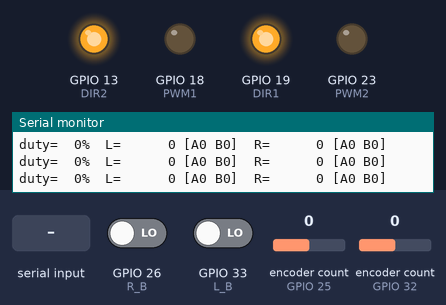
The sketch below on a simulated ESP32. Parts: output pins drawn as LEDs (lit = HIGH), the last lines printed to the serial monitor. Inputs (shaded band) come from the test bench; at power-on: GPIO 26 (R_B) LOW, GPIO 33 (L_B) LOW, encoder count (sensors on GPIO 25, GPIO 32) 0.

Above: at 1.5 s.
1.6 s: "f90\n" received over Serial
At 2.9 s:
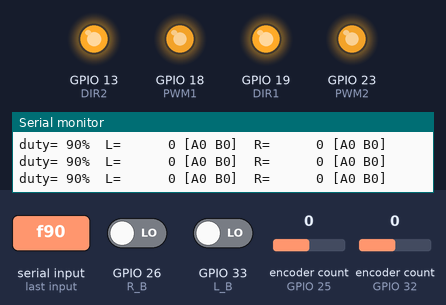
3.2 s: "b90\n" received over Serial
At 4.3 s:
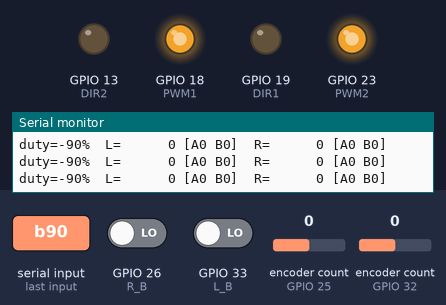
4.8 s: "f,45\n" received over Serial
At 5.7 s:
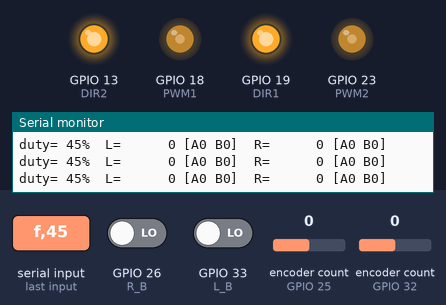
6.4 s: "b,45\n" received over Serial
At 7.1 s:
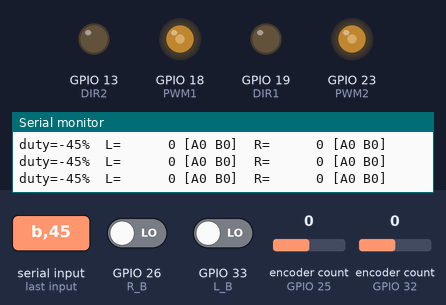
8.0 s: "l90\n" received over Serial
At 8.6 s:
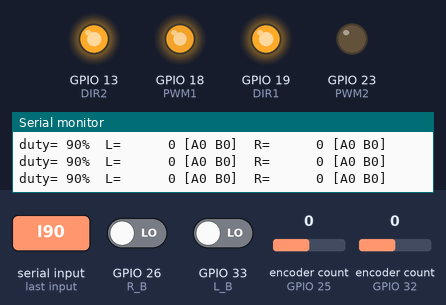
9.6 s: "l,45\n" received over Serial
At 11.2 s:
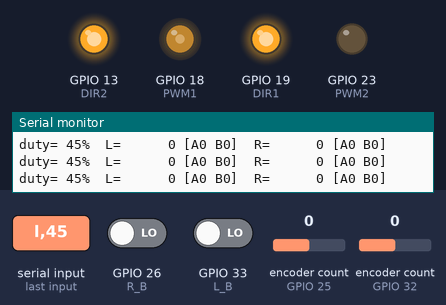
Timing chart, 0 to 16.2 s (numbered marks = the images above; inputs shaded):
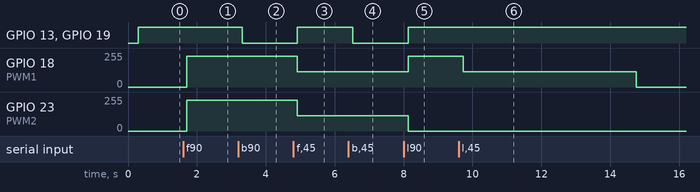

The sketch:

drive_test.ino
```cpp
// OrinCar — 모터 구동 + 엔코더 검증 v2 (하드웨어 PCNT + 글리치 필터)
// 엔코더: 좌 GPIO32/33, 우 GPIO25/26 | MDD10A: PWM1=18 DIR1=19 PWM2=23 DIR2=13
// 시리얼 명령: f 20 = 전진 20% | b 20 = 후진 20% | s = 정지 | r = 카운트 리셋
//             l 15 / l -15 = 왼쪽만 정/역 15% | m 15 / m -15 = 오른쪽만
// 안전장치: 5초간 명령 없으면 자동 정지 (duty 상한은 부하테스트 위해 100%로 해제)
// v2: 소프트웨어 인터럽트 → PCNT 하드웨어 x4 쿼드러처. 글리치 필터 최대(~12.7µs)
//     바퀴 1회전 기준 카운트: 414(x2) → 827(x4)

#include <ESP32Encoder.h>

constexpr int L_A = 32, L_B = 33, R_A = 25, R_B = 26;
constexpr int PWM1 = 18, DIR1 = 19, PWM2 = 23, DIR2 = 13;
constexpr int MAX_PCT = 100;

ESP32Encoder encL, encR;
unsigned long lastCmdMs = 0;
int curPct = 0;

void driveOne(int pwmPin, int dirPin, int pct, bool fwd) {
  pct = constrain(pct, 0, MAX_PCT);
  digitalWrite(dirPin, fwd);
  ledcWrite(pwmPin, (uint32_t)pct * 1023 / 100);
}

void drive(int pct, bool fwd) {           // pct 0~40, 양쪽
  driveOne(PWM1, DIR1, pct, fwd);
  driveOne(PWM2, DIR2, pct, fwd);
  curPct = fwd ? pct : -pct;
}

void setup() {
  Serial.begin(115200);
  delay(300);
  ESP32Encoder::useInternalWeakPullResistors = puType::up;
  encL.attachFullQuad(L_A, L_B);
  encR.attachFullQuad(R_A, R_B);
  encL.setFilter(1023);                   // 12.7µs 미만 펄스 무시 (하드웨어)
  encR.setFilter(1023);
  encL.clearCount(); encR.clearCount();
  pinMode(DIR1, OUTPUT); pinMode(DIR2, OUTPUT);
  ledcAttach(PWM1, 20000, 10);            // 20kHz, 10bit — MDD10A 상한
  ledcAttach(PWM2, 20000, 10);
  drive(0, true);
  Serial.println("=== drive+encoder v2 (PCNT) === f/b/l/m <pct>, s, r");
}

void loop() {
  if (Serial.available()) {
    char c = Serial.read();
    if (c == 'f' || c == 'b') { drive(Serial.parseInt(), c == 'f'); lastCmdMs = millis(); }
    else if (c == 'l') {                  // 왼쪽만, 부호로 방향
      int p = Serial.parseInt();
      driveOne(PWM1, DIR1, abs(p), p >= 0);
      driveOne(PWM2, DIR2, 0, true);
      curPct = p; lastCmdMs = millis();
    }
    else if (c == 'm') {                  // 오른쪽만
      int p = Serial.parseInt();
      driveOne(PWM2, DIR2, abs(p), p >= 0);
      driveOne(PWM1, DIR1, 0, true);
      curPct = p; lastCmdMs = millis();
    }
    else if (c == 'd') {                  // 양쪽 독립: d 30 -30 (좌 정방향, 우 역방향)
      int pl = Serial.parseInt();
      int pr = Serial.parseInt();
      driveOne(PWM1, DIR1, abs(pl), pl >= 0);
      driveOne(PWM2, DIR2, abs(pr), pr >= 0);
      curPct = pl ? pl : pr; lastCmdMs = millis();
    }
    else if (c == 's') drive(0, true);
    else if (c == 'r') { encL.clearCount(); encR.clearCount(); }
  }
  if (curPct != 0 && millis() - lastCmdMs > 5000) {   // 데드맨
    drive(0, true);
    Serial.println("[auto-stop]");
  }
  Serial.printf("duty=%3d%%  L=%7ld [A%d B%d]  R=%7ld [A%d B%d]\n", curPct,
                (long)encL.getCount(), digitalRead(L_A), digitalRead(L_B),
                (long)encR.getCount(), digitalRead(R_A), digitalRead(R_B));
  delay(200);
}
```

Measured:
- after the input at 1.6 s, GPIO 18 (PWM1), GPIO 23 (PWM2): 0/255 → 229/255 after 0.11 s
- after the input at 3.2 s, GPIO 13 (DIR2), GPIO 19 (DIR1): HIGH → LOW after 0.11 s
- after the input at 4.8 s, GPIO 13 (DIR2), GPIO 19 (DIR1): LOW → HIGH after 0.12 s; GPIO 18 (PWM1), GPIO 23 (PWM2): 229/255 → 115/255 after 0.12 s
- after the input at 6.4 s, GPIO 13 (DIR2), GPIO 19 (DIR1): HIGH → LOW after 0.12 s
- after the input at 8.0 s, GPIO 13 (DIR2), GPIO 19 (DIR1): LOW → HIGH after 0.13 s; GPIO 18 (PWM1): 115/255 → 229/255 after 0.13 s; GPIO 23 (PWM2): 115/255 → 0/255 after 0.13 s
- after the input at 9.6 s, GPIO 18 (PWM1): 229/255 → 115/255 after 0.14 s, → 0/255 5.0 s later
